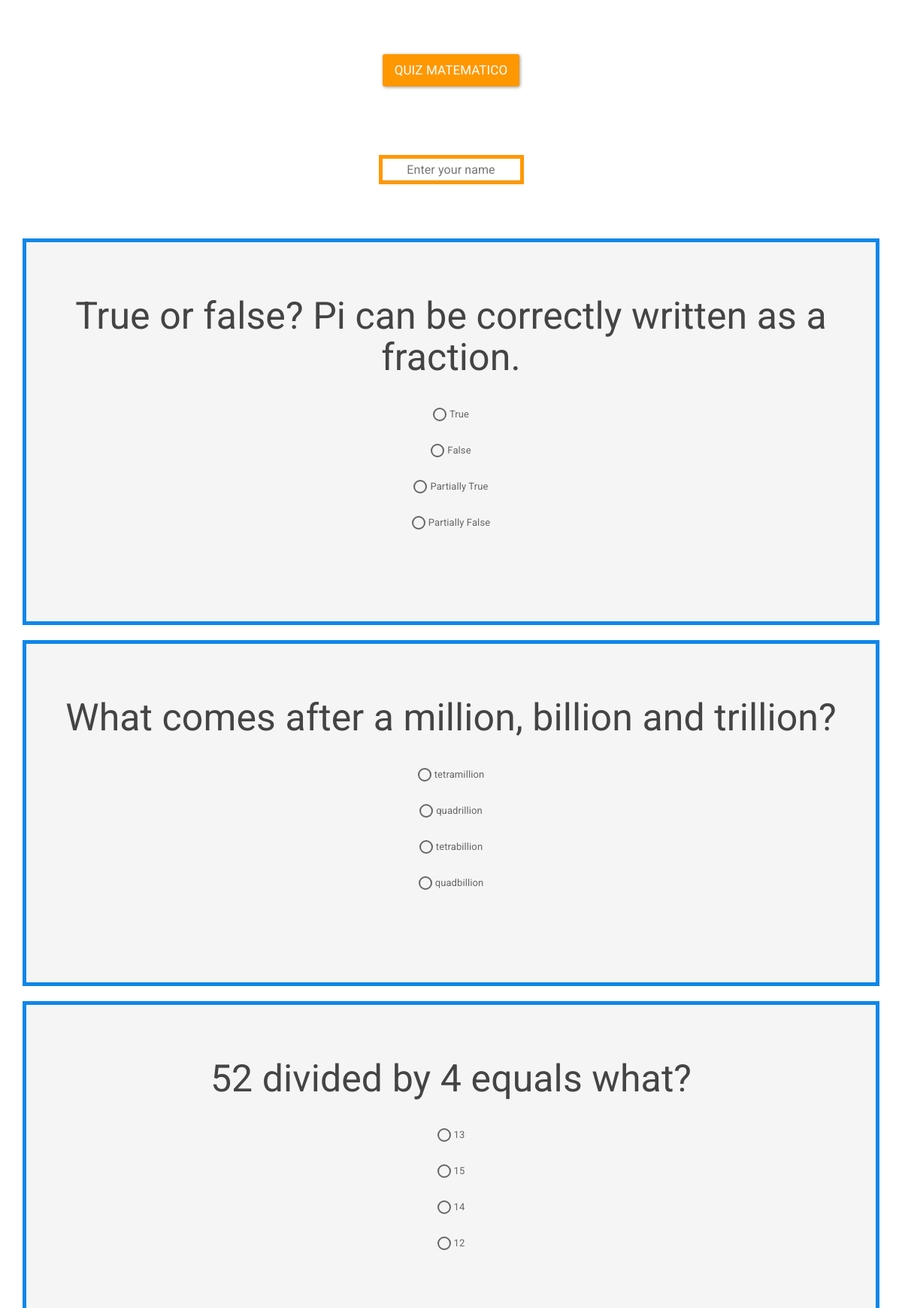
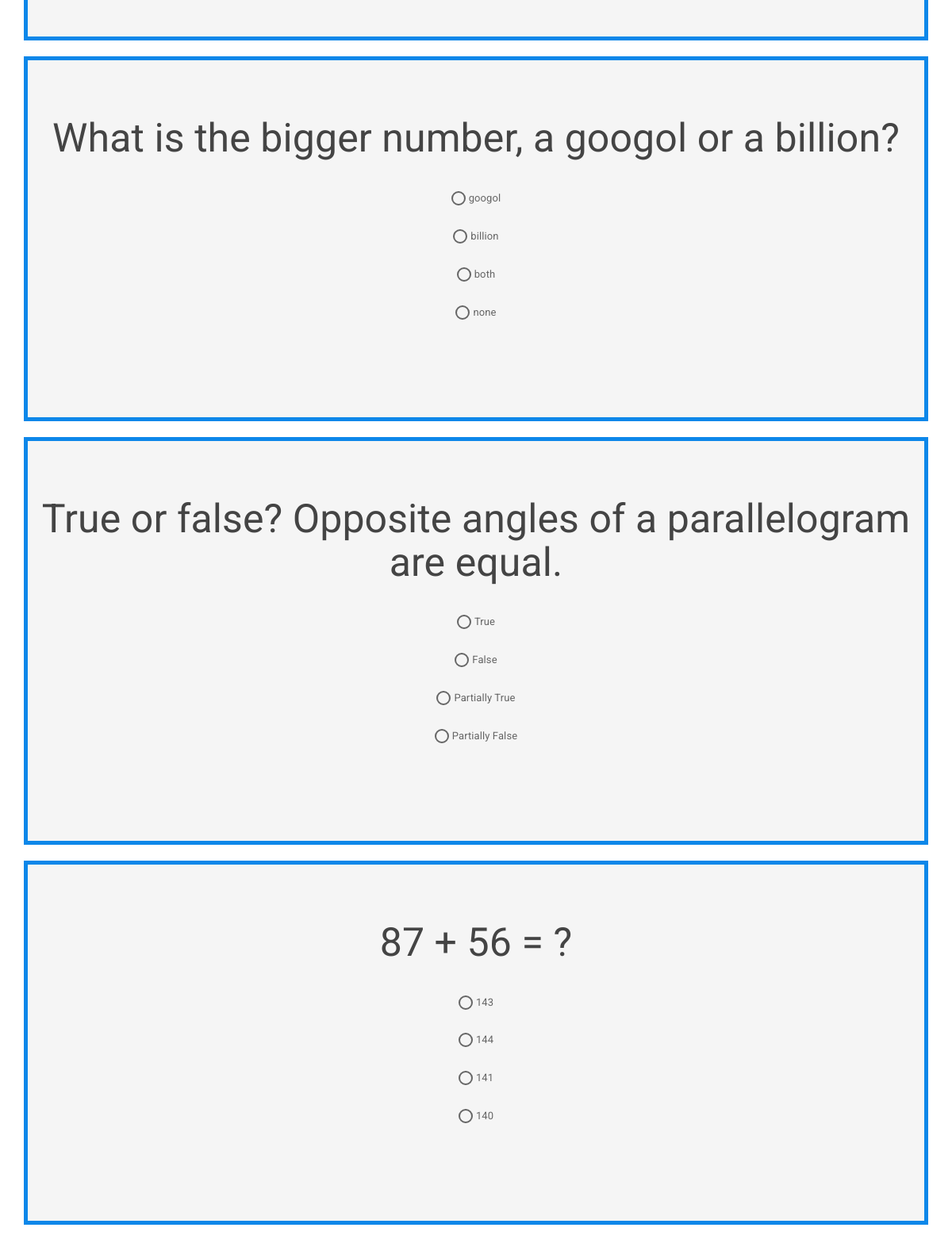
The app's page /mathsquiz/index.php (upper part) with its own data (2 pictures, top to bottom).
### tables this page shows
CREATE TABLE IF NOT EXISTS `questions` (
  `count` int(10) NOT NULL AUTO_INCREMENT,
  `question` varchar(10000) NOT NULL,
  `opt1` varchar(100) NOT NULL,
  `opt2` varchar(100) NOT NULL,
  `opt3` varchar(100) NOT NULL,
  `opt4` varchar(100) NOT NULL,
  `ans` varchar(100) NOT NULL,
  PRIMARY KEY (`count`)
);

### mathsquiz/index.php (the view, shortened to what this page needs)
<!DOCTYPE html>
<html>
<head>
<link rel="stylesheet" type="text/css" href="css/bootstrap.css">
</head><body>
<center><br><br><br>
<p><a class="btn btn-warning btn-lg">Quiz matematico</a></p><br>
<p style="color: #ff9800; font-size: 30px;"></p><br>
<input type="text" name="" id="name" placeholder="Enter your name" style="color : #0d87e9; border: 5px solid #ff9800; text-align: center; color: #ff9800;" /><br><br><div id="google_translate_element"></div><br><br>
<?php
$ran=rand(1,20);
$ran1=0;
if($ran>10){
$ran1=$ran-10;
}else{
	$ran1=$ran+10;
}
if($ran1<$ran){
	$temp=$ran1;
	$ran1=$ran;
	$ran=$temp;
}
$i=0;
$j=1;
$result = mysql_query("SELECT * FROM questions where count between ".$ran." and ".($ran1-1));
while ($row=mysql_fetch_array($result)) {
	$i=$i+1;
	?>
<div class="jumbotron" style="width: 95%;">
	<h1 style="font-size: 50px;"><?php echo $row['question']; ?></h1>
	<div class="row">
	<div class="col-sm-4"></div>
	<div class="col-sm-4"><center>
	<?php
	echo "<br>";
	echo "<input type=\"radio\" id=\"c".$j."\" "."name=\"opt".$i."\" value=\"".$row['opt1']."\">".$row['opt1'];
	echo "<br><br>";
	echo "<input type=\"radio\" id=\"c".($j+1)."\""."name=\"opt".$i."\" value=\"".$row['opt2']."\">".$row['opt2'];
	echo "<br><br>";
	echo "<input type=\"radio\" id=\"c".($j+2)."\""."name=\"opt".$i."\" value=\"".$row['opt3']."\">".$row['opt3'];
	echo "<br><br>";
	echo "<input type=\"radio\" id=\"c".($j+3)."\""."name=\"opt".$i."\" value=\"".$row['opt4']."\">".$row['opt4'];
	echo "<br><br>";
	?><br><br></center>
	</div>
	<div class="col-sm-4"></div>
	</div>
  </div>
<?php $j=$j+4; } ?>
<input type="submit" name="" class="btn btn-warning btn-lg" value="Submit" onclick="sai()" /><br><br>
<br><br>
 </center>
</body>
</html>

### records on screen
questions: question "True or false? Pi can be correctly written as a fraction.", opt1 "True", opt2 "False", opt3 "Partially True", opt4 "Partially False"
questions: question "What comes after a million, billion and trillion?", opt1 "tetramillion", opt2 "quadrillion", opt3 "tetrabillion", opt4 "quadbillion"
questions: question "52 divided by 4 equals what?", opt1 "13", opt2 "15", opt3 "14", opt4 "12"
questions: question "What is the bigger number, a googol or a billion?", opt1 "googol", opt2 "billion", opt3 "both", opt4 "none"
questions: question "True or false? Opposite angles of a parallelogram are equal.", opt1 "True", opt2 "False", opt3 "Partially True", opt4 "Partially False"
questions: question "87 + 56 = ?", opt1 "143", opt2 "144", opt3 "141", opt4 "140"
